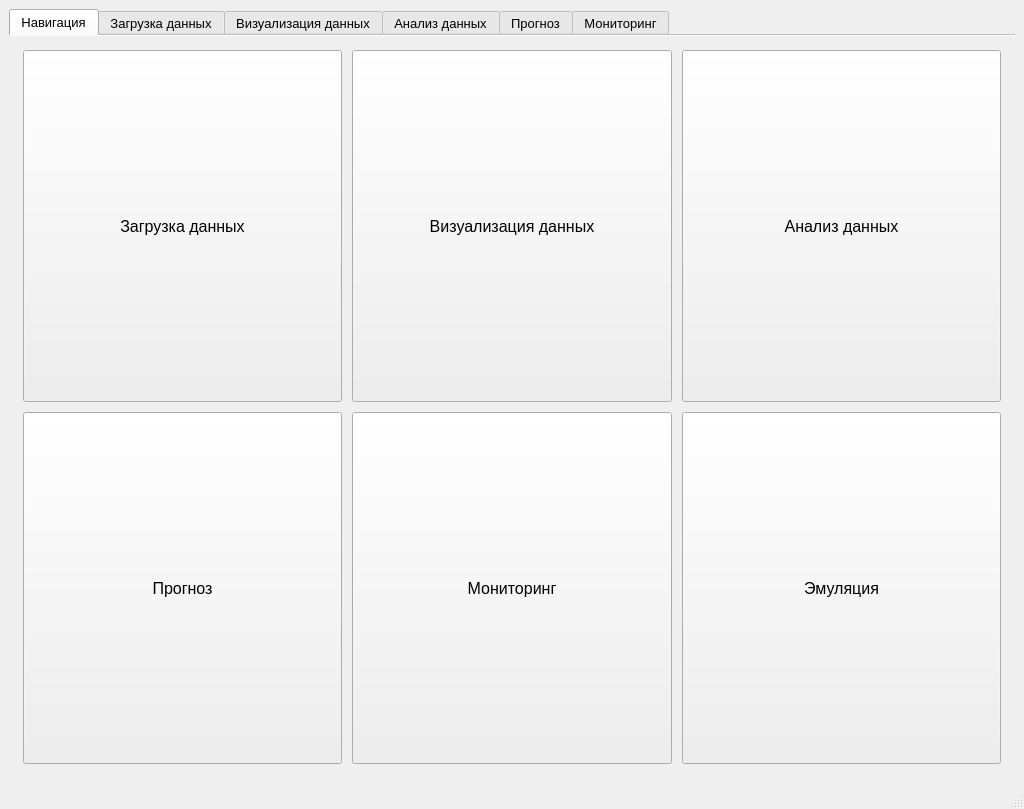
<?xml version="1.0" encoding="UTF-8"?>
<ui version="4.0">
 <class>MainWindow</class>
 <widget class="QMainWindow" name="MainWindow">
  <property name="enabled">
   <bool>true</bool>
  </property>
  <property name="geometry">
   <rect>
    <x>0</x>
    <y>0</y>
    <width>1024</width>
    <height>809</height>
   </rect>
  </property>
  <property name="minimumSize">
   <size>
    <width>1024</width>
    <height>800</height>
   </size>
  </property>
  <property name="windowTitle">
   <string>Анализ климатических данных</string>
  </property>
  <widget class="QWidget" name="centralwidget">
   <layout class="QHBoxLayout" name="horizontalLayout_2">
    <item>
     <layout class="QHBoxLayout" name="horizontalLayout_7">
      <property name="spacing">
       <number>10</number>
      </property>
      <property name="sizeConstraint">
       <enum>QLayout::SetMaximumSize</enum>
      </property>
      <item>
       <widget class="QTabWidget" name="tabWidget">
        <property name="sizePolicy">
         <sizepolicy hsizetype="Preferred" vsizetype="Preferred">
          <horstretch>1</horstretch>
          <verstretch>1</verstretch>
         </sizepolicy>
        </property>
        <property name="font">
         <font>
          <pointsize>10</pointsize>
          <weight>50</weight>
          <bold>false</bold>
         </font>
        </property>
        <property name="autoFillBackground">
         <bool>false</bool>
        </property>
        <property name="styleSheet">
         <string notr="true"/>
        </property>
        <property name="tabPosition">
         <enum>QTabWidget::North</enum>
        </property>
        <property name="tabShape">
         <enum>QTabWidget::Rounded</enum>
        </property>
        <property name="currentIndex">
         <number>0</number>
        </property>
        <property name="documentMode">
         <bool>true</bool>
        </property>
        <property name="tabsClosable">
         <bool>false</bool>
        </property>
        <widget class="QWidget" name="tab">
         <attribute name="title">
          <string>Навигация</string>
         </attribute>
         <layout class="QGridLayout" name="gridLayout_2" rowstretch="0">
          <item row="0" column="0">
           <layout class="QGridLayout" name="gridLayout">
            <property name="leftMargin">
             <number>5</number>
            </property>
            <property name="topMargin">
             <number>5</number>
            </property>
            <property name="rightMargin">
             <number>5</number>
            </property>
            <property name="bottomMargin">
             <number>5</number>
            </property>
            <property name="spacing">
             <number>10</number>
            </property>
            <item row="0" column="0">
             <widget class="QPushButton" name="btnDownloadTab">
              <property name="sizePolicy">
               <sizepolicy hsizetype="Minimum" vsizetype="Minimum">
                <horstretch>0</horstretch>
                <verstretch>0</verstretch>
               </sizepolicy>
              </property>
              <property name="minimumSize">
               <size>
                <width>200</width>
                <height>200</height>
               </size>
              </property>
              <property name="font">
               <font>
                <pointsize>12</pointsize>
                <weight>50</weight>
                <bold>false</bold>
               </font>
              </property>
              <property name="text">
               <string>Загрузка данных</string>
              </property>
             </widget>
            </item>
            <item row="0" column="2">
             <widget class="QPushButton" name="btnAnalizeTab">
              <property name="sizePolicy">
               <sizepolicy hsizetype="Minimum" vsizetype="Minimum">
                <horstretch>0</horstretch>
                <verstretch>0</verstretch>
               </sizepolicy>
              </property>
              <property name="minimumSize">
               <size>
                <width>200</width>
                <height>200</height>
               </size>
              </property>
              <property name="font">
               <font>
                <pointsize>12</pointsize>
                <weight>50</weight>
                <bold>false</bold>
               </font>
              </property>
              <property name="text">
               <string>Анализ данных</string>
              </property>
             </widget>
            </item>
            <item row="0" column="1">
             <widget class="QPushButton" name="btnVisualTab">
              <property name="sizePolicy">
               <sizepolicy hsizetype="Minimum" vsizetype="Minimum">
                <horstretch>0</horstretch>
                <verstretch>0</verstretch>
               </sizepolicy>
              </property>
              <property name="minimumSize">
               <size>
                <width>200</width>
                <height>200</height>
               </size>
              </property>
              <property name="font">
               <font>
                <pointsize>12</pointsize>
                <weight>50</weight>
                <bold>false</bold>
               </font>
              </property>
              <property name="text">
               <string>Визуализация данных</string>
              </property>
             </widget>
            </item>
            <item row="1" column="0">
             <widget class="QPushButton" name="btnPredictTab">
              <property name="sizePolicy">
               <sizepolicy hsizetype="Minimum" vsizetype="Minimum">
                <horstretch>0</horstretch>
                <verstretch>0</verstretch>
               </sizepolicy>
              </property>
              <property name="minimumSize">
               <size>
                <width>200</width>
                <height>200</height>
               </size>
              </property>
              <property name="font">
               <font>
                <pointsize>12</pointsize>
                <weight>50</weight>
                <bold>false</bold>
               </font>
              </property>
              <property name="text">
               <string>Прогноз</string>
              </property>
             </widget>
            </item>
            <item row="1" column="1">
             <widget class="QPushButton" name="btnMonitoringTab">
              <property name="sizePolicy">
               <sizepolicy hsizetype="Minimum" vsizetype="Minimum">
                <horstretch>0</horstretch>
                <verstretch>0</verstretch>
               </sizepolicy>
              </property>
              <property name="minimumSize">
               <size>
                <width>200</width>
                <height>200</height>
               </size>
              </property>
              <property name="font">
               <font>
                <pointsize>12</pointsize>
                <weight>50</weight>
                <bold>false</bold>
               </font>
              </property>
              <property name="text">
               <string>Мониторинг</string>
              </property>
             </widget>
            </item>
            <item row="1" column="2">
             <widget class="QPushButton" name="btnEmulation">
              <property name="sizePolicy">
               <sizepolicy hsizetype="Minimum" vsizetype="Minimum">
                <horstretch>0</horstretch>
                <verstretch>0</verstretch>
               </sizepolicy>
              </property>
              <property name="minimumSize">
               <size>
                <width>200</width>
                <height>200</height>
               </size>
              </property>
              <property name="font">
               <font>
                <pointsize>12</pointsize>
                <weight>50</weight>
                <bold>false</bold>
               </font>
              </property>
              <property name="text">
               <string>Эмуляция</string>
              </property>
             </widget>
            </item>
           </layout>
          </item>
         </layout>
        </widget>
        <widget class="QWidget" name="tab_2">
         <attribute name="title">
          <string>Загрузка данных</string>
         </attribute>
         <layout class="QHBoxLayout" name="horizontalLayout_4">
          <item>
           <layout class="QVBoxLayout" name="verticalLayout_2">
            <property name="spacing">
             <number>10</number>
            </property>
            <property name="leftMargin">
             <number>10</number>
            </property>
            <property name="topMargin">
             <number>10</number>
            </property>
            <property name="rightMargin">
             <number>10</number>
            </property>
            <property name="bottomMargin">
             <number>10</number>
            </property>
            <item>
             <layout class="QHBoxLayout" name="horizontalLayout_12">
              <item>
               <widget class="QLabel" name="label_4">
                <property name="font">
                 <font>
                  <pointsize>10</pointsize>
                  <weight>75</weight>
                  <bold>true</bold>
                 </font>
                </property>
                <property name="text">
                 <string>Предпросмотр</string>
                </property>
               </widget>
              </item>
              <item>
               <widget class="QSpinBox" name="spinBoxCountLineData">
                <property name="font">
                 <font>
                  <pointsize>10</pointsize>
                  <weight>50</weight>
                  <bold>false</bold>
                 </font>
                </property>
                <property name="minimum">
                 <number>10</number>
                </property>
               </widget>
              </item>
              <item>
               <widget class="QLabel" name="label_16">
                <property name="text">
                 <string> первых строк</string>
                </property>
               </widget>
              </item>
             </layout>
            </item>
            <item>
             <widget class="QTableWidget" name="tableWidget"/>
            </item>
            <item>
             <layout class="QHBoxLayout" name="horizontalLayout">
              <property name="spacing">
               <number>10</number>
              </property>
              <item>
               <widget class="QPushButton" name="homeBtnDowloadTab">
                <property name="font">
                 <font>
                  <pointsize>10</pointsize>
                  <weight>50</weight>
                  <bold>false</bold>
                 </font>
                </property>
                <property name="text">
                 <string>На главную</string>
                </property>
               </widget>
              </item>
              <item>
               <widget class="QPushButton" name="downloadFileData">
                <property name="font">
                 <font>
                  <pointsize>10</pointsize>
                  <weight>50</weight>
                  <bold>false</bold>
                 </font>
                </property>
                <property name="text">
                 <string>Загрузить из файла</string>
                </property>
               </widget>
              </item>
             </layout>
            </item>
            <item>
             <widget class="QLabel" name="labelStatusDownloadData">
              <property name="frameShape">
               <enum>QFrame::Box</enum>
              </property>
              <property name="frameShadow">
               <enum>QFrame::Raised</enum>
              </property>
              <property name="lineWidth">
               <number>1</number>
              </property>
              <property name="midLineWidth">
               <number>0</number>
              </property>
              <property name="text">
               <string>Статус:</string>
              </property>
             </widget>
            </item>
           </layout>
          </item>
         </layout>
        </widget>
        <widget class="QWidget" name="tab_3">
         <attribute name="title">
          <string>Визуализация данных</string>
         </attribute>
         <layout class="QHBoxLayout" name="horizontalLayout_5">
          <item>
           <layout class="QGridLayout" name="gridLayout_3">
            <item row="0" column="0">
             <layout class="QVBoxLayout" name="verticalLayout_6">
              <property name="spacing">
               <number>10</number>
              </property>
              <item>
               <widget class="PlotWidget" name="graphicsView"/>
              </item>
              <item>
               <layout class="QGridLayout" name="gridLayout_4" columnstretch="0,0,0">
                <property name="spacing">
                 <number>10</number>
                </property>
                <item row="0" column="2">
                 <widget class="QLabel" name="label_6">
                  <property name="font">
                   <font>
                    <pointsize>10</pointsize>
                    <weight>75</weight>
                    <bold>true</bold>
                   </font>
                  </property>
                  <property name="text">
                   <string>Местоположение</string>
                  </property>
                  <property name="alignment">
                   <set>Qt::AlignCenter</set>
                  </property>
                  <property name="margin">
                   <number>6</number>
                  </property>
                 </widget>
                </item>
                <item row="2" column="0">
                 <layout class="QVBoxLayout" name="verticalLayout_7">
                  <item>
                   <widget class="QCheckBox" name="checkBoxHumidity">
                    <property name="font">
                     <font>
                      <pointsize>10</pointsize>
                      <weight>50</weight>
                      <bold>false</bold>
                     </font>
                    </property>
                    <property name="text">
                     <string>Влажность</string>
                    </property>
                    <property name="checked">
                     <bool>false</bool>
                    </property>
                   </widget>
                  </item>
                  <item>
                   <widget class="QCheckBox" name="checkBoxPrecipitation">
                    <property name="font">
                     <font>
                      <pointsize>10</pointsize>
                      <weight>50</weight>
                      <bold>false</bold>
                     </font>
                    </property>
                    <property name="text">
                     <string>Осадки</string>
                    </property>
                   </widget>
                  </item>
                  <item>
                   <widget class="QCheckBox" name="checkBoxDirectionWind">
                    <property name="font">
                     <font>
                      <pointsize>10</pointsize>
                      <weight>50</weight>
                      <bold>false</bold>
                     </font>
                    </property>
                    <property name="text">
                     <string>Направление ветра</string>
                    </property>
                   </widget>
                  </item>
                  <item>
                   <widget class="QCheckBox" name="checkBoxTemperature">
                    <property name="font">
                     <font>
                      <pointsize>10</pointsize>
                      <weight>50</weight>
                      <bold>false</bold>
                     </font>
                    </property>
                    <property name="text">
                     <string>Температура</string>
                    </property>
                   </widget>
                  </item>
                  <item>
                   <widget class="QPushButton" name="pushBtnCheckboxesClear">
                    <property name="text">
                     <string>Сброс</string>
                    </property>
                   </widget>
                  </item>
                 </layout>
                </item>
                <item row="6" column="2">
                 <widget class="QPushButton" name="visualizationBtn">
                  <property name="font">
                   <font>
                    <pointsize>10</pointsize>
                    <weight>50</weight>
                    <bold>false</bold>
                   </font>
                  </property>
                  <property name="text">
                   <string>Визуализация</string>
                  </property>
                 </widget>
                </item>
                <item row="0" column="0">
                 <widget class="QLabel" name="label">
                  <property name="font">
                   <font>
                    <pointsize>10</pointsize>
                    <weight>75</weight>
                    <bold>true</bold>
                   </font>
                  </property>
                  <property name="text">
                   <string>Параметры визуализации</string>
                  </property>
                  <property name="alignment">
                   <set>Qt::AlignCenter</set>
                  </property>
                  <property name="margin">
                   <number>6</number>
                  </property>
                 </widget>
                </item>
                <item row="0" column="1">
                 <widget class="QLabel" name="label_5">
                  <property name="font">
                   <font>
                    <pointsize>10</pointsize>
                    <weight>75</weight>
                    <bold>true</bold>
                   </font>
                  </property>
                  <property name="text">
                   <string>Временной отрезок</string>
                  </property>
                  <property name="alignment">
                   <set>Qt::AlignCenter</set>
                  </property>
                  <property name="margin">
                   <number>6</number>
                  </property>
                 </widget>
                </item>
                <item row="2" column="1">
                 <layout class="QVBoxLayout" name="verticalLayout_5">
                  <item>
                   <layout class="QHBoxLayout" name="horizontalLayout_9">
                    <item>
                     <widget class="QLabel" name="label_2">
                      <property name="font">
                       <font>
                        <pointsize>10</pointsize>
                        <weight>50</weight>
                        <bold>false</bold>
                       </font>
                      </property>
                      <property name="text">
                       <string>От</string>
                      </property>
                      <property name="alignment">
                       <set>Qt::AlignCenter</set>
                      </property>
                      <property name="margin">
                       <number>5</number>
                      </property>
                     </widget>
                    </item>
                    <item>
                     <widget class="QLabel" name="label_3">
                      <property name="font">
                       <font>
                        <pointsize>10</pointsize>
                        <weight>50</weight>
                        <bold>false</bold>
                       </font>
                      </property>
                      <property name="text">
                       <string>До</string>
                      </property>
                      <property name="alignment">
                       <set>Qt::AlignCenter</set>
                      </property>
                      <property name="margin">
                       <number>5</number>
                      </property>
                     </widget>
                    </item>
                   </layout>
                  </item>
                  <item>
                   <layout class="QVBoxLayout" name="verticalLayout_4">
                    <item>
                     <layout class="QHBoxLayout" name="horizontalLayout_3">
                      <item>
                       <widget class="QCalendarWidget" name="calendarWidget"/>
                      </item>
                      <item>
                       <widget class="QCalendarWidget" name="calendarWidget_2"/>
                      </item>
                     </layout>
                    </item>
                   </layout>
                  </item>
                 </layout>
                </item>
                <item row="6" column="1">
                 <widget class="QPushButton" name="clearBtnGraphView">
                  <property name="font">
                   <font>
                    <pointsize>10</pointsize>
                    <weight>50</weight>
                    <bold>false</bold>
                   </font>
                  </property>
                  <property name="text">
                   <string>Очистить график</string>
                  </property>
                 </widget>
                </item>
                <item row="6" column="0">
                 <widget class="QPushButton" name="homeBtnVisualTab">
                  <property name="font">
                   <font>
                    <pointsize>10</pointsize>
                    <weight>50</weight>
                    <bold>false</bold>
                   </font>
                  </property>
                  <property name="text">
                   <string>На главную</string>
                  </property>
                 </widget>
                </item>
                <item row="2" column="2">
                 <widget class="QListWidget" name="listWidgetStationMeteo"/>
                </item>
               </layout>
              </item>
             </layout>
            </item>
           </layout>
          </item>
         </layout>
        </widget>
        <widget class="QWidget" name="tab_4">
         <attribute name="title">
          <string>Анализ данных</string>
         </attribute>
         <layout class="QHBoxLayout" name="horizontalLayout_6">
          <item>
           <layout class="QGridLayout" name="gridLayout_5">
            <property name="spacing">
             <number>10</number>
            </property>
            <item row="0" column="1">
             <widget class="QLabel" name="label_8">
              <property name="font">
               <font>
                <pointsize>10</pointsize>
                <weight>75</weight>
                <bold>true</bold>
               </font>
              </property>
              <property name="text">
               <string>График осадков</string>
              </property>
             </widget>
            </item>
            <item row="2" column="1">
             <widget class="QLabel" name="label_9">
              <property name="font">
               <font>
                <pointsize>10</pointsize>
                <weight>75</weight>
                <bold>true</bold>
               </font>
              </property>
              <property name="text">
               <string>График температуры</string>
              </property>
             </widget>
            </item>
            <item row="2" column="0">
             <widget class="QLabel" name="label_10">
              <property name="font">
               <font>
                <pointsize>10</pointsize>
                <weight>75</weight>
                <bold>true</bold>
               </font>
              </property>
              <property name="text">
               <string>График направления ветра</string>
              </property>
             </widget>
            </item>
            <item row="3" column="1">
             <layout class="QVBoxLayout" name="verticalLayout_8">
              <property name="spacing">
               <number>10</number>
              </property>
              <item>
               <widget class="PlotWidget" name="graphicsView_6"/>
              </item>
             </layout>
            </item>
            <item row="0" column="0">
             <widget class="QLabel" name="label_7">
              <property name="font">
               <font>
                <pointsize>10</pointsize>
                <weight>75</weight>
                <bold>true</bold>
               </font>
              </property>
              <property name="text">
               <string>График влажности</string>
              </property>
             </widget>
            </item>
            <item row="1" column="1">
             <widget class="PlotWidget" name="graphicsView_3"/>
            </item>
            <item row="3" column="0">
             <widget class="PlotWidget" name="graphicsView_4"/>
            </item>
            <item row="1" column="0">
             <widget class="PlotWidget" name="graphicsView_2"/>
            </item>
            <item row="4" column="0">
             <widget class="QPushButton" name="homeBtnAnalisTab">
              <property name="font">
               <font>
                <pointsize>10</pointsize>
                <weight>50</weight>
                <bold>false</bold>
               </font>
              </property>
              <property name="text">
               <string>На главную</string>
              </property>
             </widget>
            </item>
           </layout>
          </item>
         </layout>
        </widget>
        <widget class="QWidget" name="tab_5">
         <attribute name="title">
          <string>Прогноз</string>
         </attribute>
         <layout class="QHBoxLayout" name="horizontalLayout_11">
          <property name="spacing">
           <number>10</number>
          </property>
          <property name="leftMargin">
           <number>10</number>
          </property>
          <property name="topMargin">
           <number>10</number>
          </property>
          <property name="rightMargin">
           <number>10</number>
          </property>
          <property name="bottomMargin">
           <number>10</number>
          </property>
          <item>
           <layout class="QVBoxLayout" name="verticalLayout_9">
            <property name="spacing">
             <number>10</number>
            </property>
            <item>
             <widget class="QLabel" name="label_12">
              <property name="text">
               <string>График</string>
              </property>
             </widget>
            </item>
            <item>
             <widget class="QGraphicsView" name="graphicsView_5"/>
            </item>
            <item>
             <widget class="QLabel" name="label_11">
              <property name="text">
               <string>Вывод</string>
              </property>
             </widget>
            </item>
            <item>
             <widget class="QTextEdit" name="textEdit"/>
            </item>
            <item>
             <layout class="QHBoxLayout" name="horizontalLayout_13">
              <item>
               <widget class="QPushButton" name="homeBtnPredict">
                <property name="text">
                 <string>На главную</string>
                </property>
               </widget>
              </item>
              <item>
               <widget class="QPushButton" name="predictBtn">
                <property name="text">
                 <string>Прогноз</string>
                </property>
               </widget>
              </item>
             </layout>
            </item>
           </layout>
          </item>
         </layout>
        </widget>
        <widget class="QWidget" name="tab_6">
         <attribute name="title">
          <string>Мониторинг</string>
         </attribute>
         <layout class="QVBoxLayout" name="verticalLayout_12">
          <item>
           <layout class="QVBoxLayout" name="verticalLayout_11">
            <property name="spacing">
             <number>10</number>
            </property>
            <item>
             <layout class="QHBoxLayout" name="horizontalLayout_10">
              <property name="spacing">
               <number>10</number>
              </property>
              <item>
               <widget class="QLabel" name="labelCurrentStationMonitoring">
                <property name="font">
                 <font>
                  <pointsize>10</pointsize>
                  <weight>75</weight>
                  <bold>true</bold>
                 </font>
                </property>
                <property name="text">
                 <string>Текущая метеоситуация</string>
                </property>
               </widget>
              </item>
              <item>
               <widget class="QLabel" name="labelSourceMeteoData">
                <property name="font">
                 <font>
                  <pointsize>10</pointsize>
                  <weight>75</weight>
                  <bold>true</bold>
                 </font>
                </property>
                <property name="text">
                 <string>Источник:</string>
                </property>
               </widget>
              </item>
             </layout>
            </item>
            <item>
             <widget class="QTableWidget" name="tableWidgetMonitoring"/>
            </item>
            <item>
             <layout class="QHBoxLayout" name="horizontalLayout_8">
              <property name="spacing">
               <number>10</number>
              </property>
              <item>
               <widget class="QPushButton" name="homeBtnMonitoringtab">
                <property name="font">
                 <font>
                  <pointsize>10</pointsize>
                  <weight>50</weight>
                  <bold>false</bold>
                 </font>
                </property>
                <property name="text">
                 <string>На главную</string>
                </property>
               </widget>
              </item>
              <item>
               <widget class="QPushButton" name="btnUpdateMonitoring">
                <property name="font">
                 <font>
                  <pointsize>10</pointsize>
                  <weight>50</weight>
                  <bold>false</bold>
                 </font>
                </property>
                <property name="text">
                 <string>Обновить</string>
                </property>
               </widget>
              </item>
             </layout>
            </item>
           </layout>
          </item>
         </layout>
        </widget>
       </widget>
      </item>
     </layout>
    </item>
   </layout>
  </widget>
  <widget class="QMenuBar" name="menubar">
   <property name="geometry">
    <rect>
     <x>0</x>
     <y>0</y>
     <width>1024</width>
     <height>21</height>
    </rect>
   </property>
  </widget>
  <widget class="QStatusBar" name="statusbar"/>
 </widget>
 <customwidgets>
  <customwidget>
   <class>PlotWidget</class>
   <extends>QGraphicsView</extends>
   <header>pyqtgraph</header>
  </customwidget>
 </customwidgets>
 <resources/>
 <connections/>
</ui>
